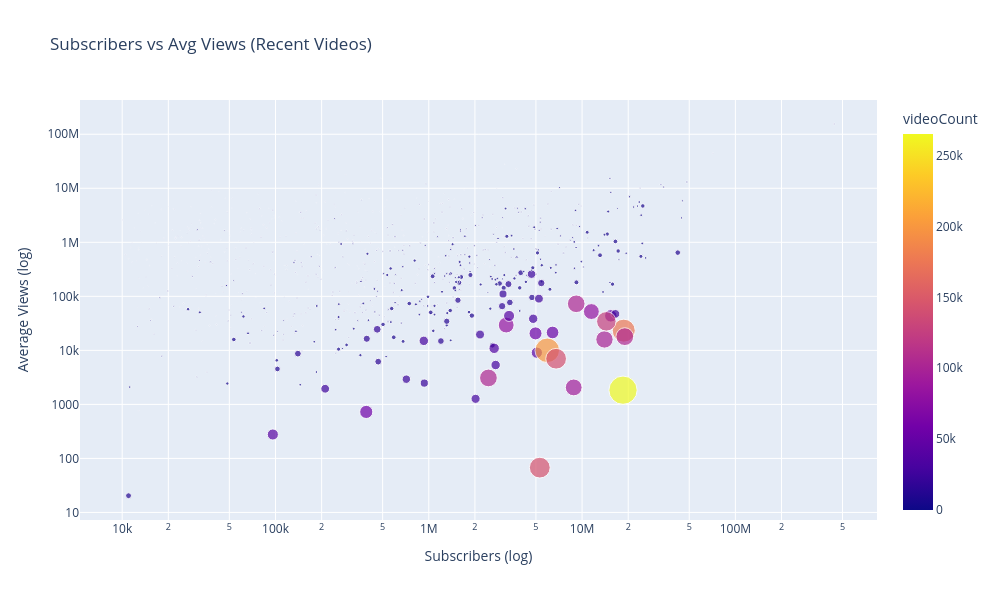

Write notebook code for a chart like this one.
### Code cell
avg_views = videos.groupby('channelId')['viewCount'].mean().rename('avg_views').reset_index()
ch_merge = channels.merge(avg_views, on='channelId', how='left').fillna(0)

fig3 = px.scatter(
    ch_merge,
    x='subscriberCount',
    y='avg_views',
    size='videoCount',
    color='videoCount',
    hover_data=['title'],
    title='Subscribers vs Avg Views (Recent Videos)'
)
fig3.update_xaxes(type='log', title='Subscribers (log)')
fig3.update_yaxes(type='log', title='Average Views (log)')
fig3.update_layout(template='plotly', width=1000, height=600)
fig3.show()

### Figure 1 — Plotly figure (JSON) as saved in the notebook; plotly's stock layout.template omitted (floating-point values rounded to 4 significant figures; data arrays with more than 128 entries replaced by an {"elided": "..."} marker saying what was removed)
{"data": [{"customdata": {"elided": "727x1 str values"}, "hovertemplate": "subscriberCount=%{x}<br>avg_views=%{y}<br>videoCount=%{marker.color}<br>title=%{customdata[0]}<extra></extra>", "legendgroup": "", "marker": {"color": {"elided": "727 int values"}, "coloraxis": "coloraxis", "size": {"elided": "727 int values"}, "sizemode": "area", "sizeref": 663.0, "symbol": "circle"}, "mode": "markers", "name": "", "orientation": "v", "showlegend": false, "type": "scatter", "x": {"elided": "727 int values"}, "xaxis": "x", "y": {"elided": "727 float values"}, "yaxis": "y"}], "layout": {"coloraxis": {"colorbar": {"title": {"text": "videoCount"}}, "colorscale": [[0, "#0d0887"], [0.1111, "#46039f"], [0.2222, "#7201a8"], [0.3333, "#9c179e"], [0.4444, "#bd3786"], [0.5556, "#d8576b"], [0.6667, "#ed7953"], [0.7778, "#fb9f3a"], [0.8889, "#fdca26"], [1, "#f0f921"]]}, "height": 600, "legend": {"itemsizing": "constant", "tracegroupgap": 0}, "title": {"text": "Subscribers vs Avg Views (Recent Videos)"}, "width": 1000, "xaxis": {"anchor": "y", "domain": [0, 1], "title": {"text": "Subscribers (log)"}, "type": "log"}, "yaxis": {"anchor": "x", "domain": [0, 1], "title": {"text": "Average Views (log)"}, "type": "log"}}}
